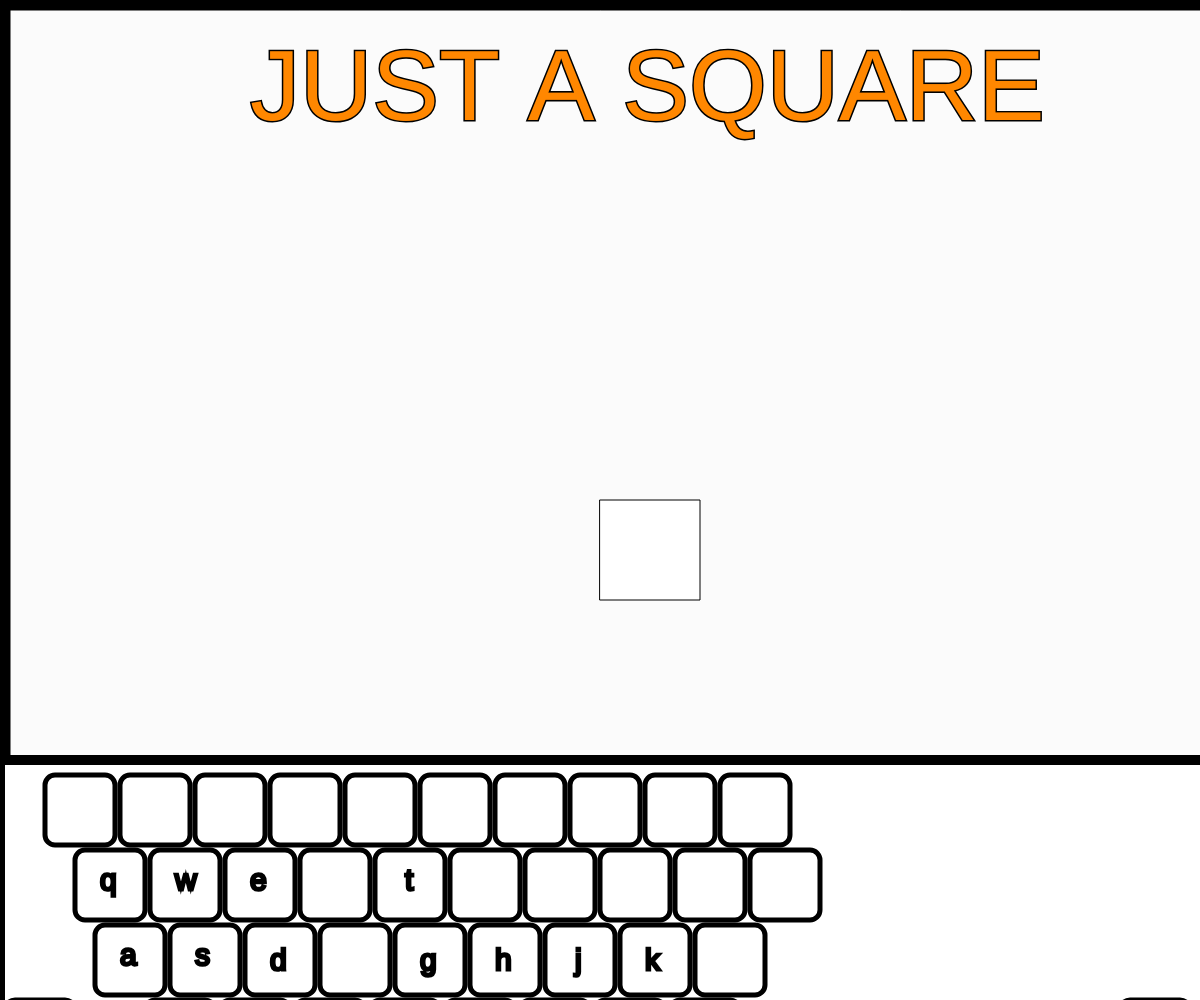
Frame 1 (no input)
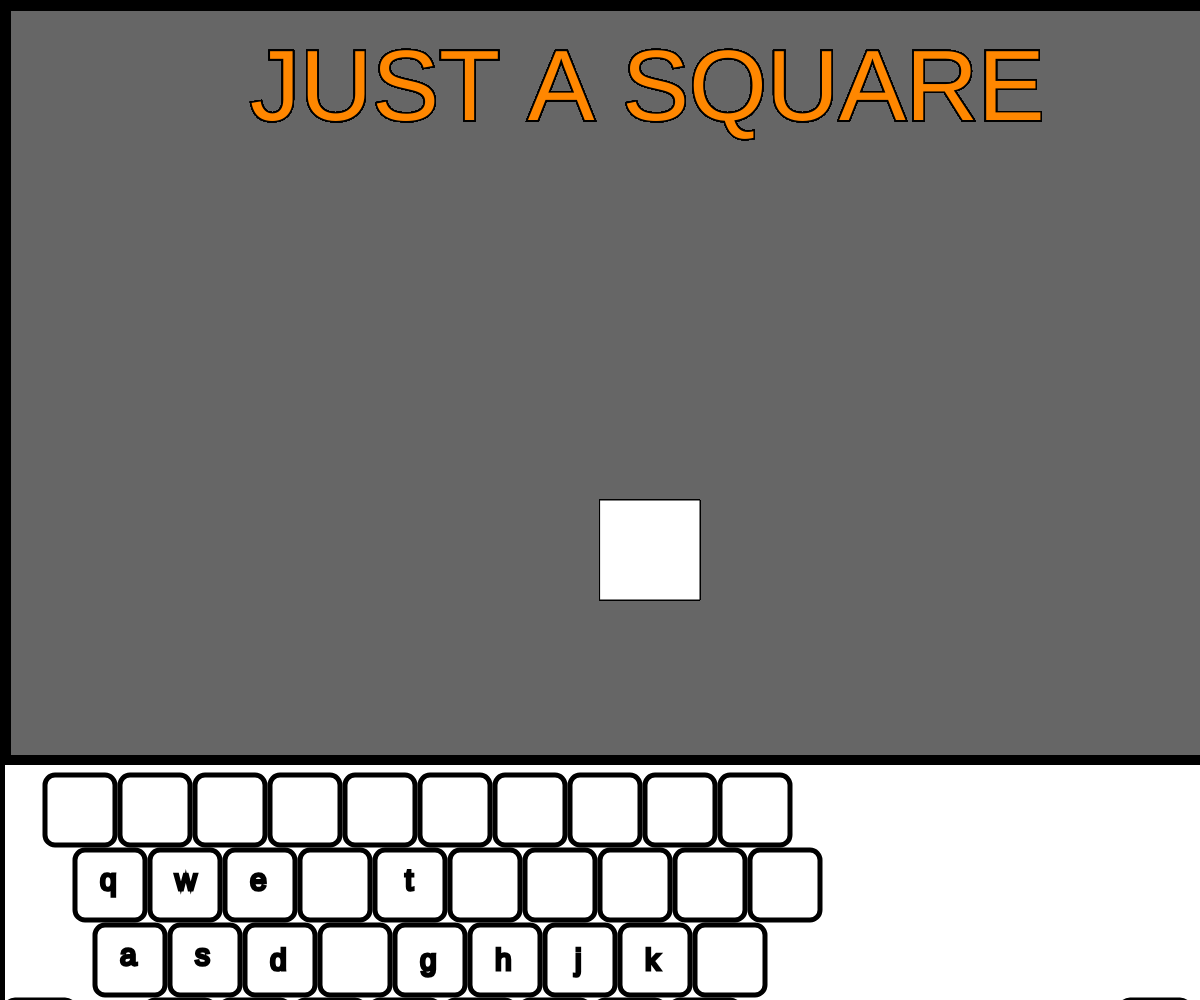
Frame 60 (no input)
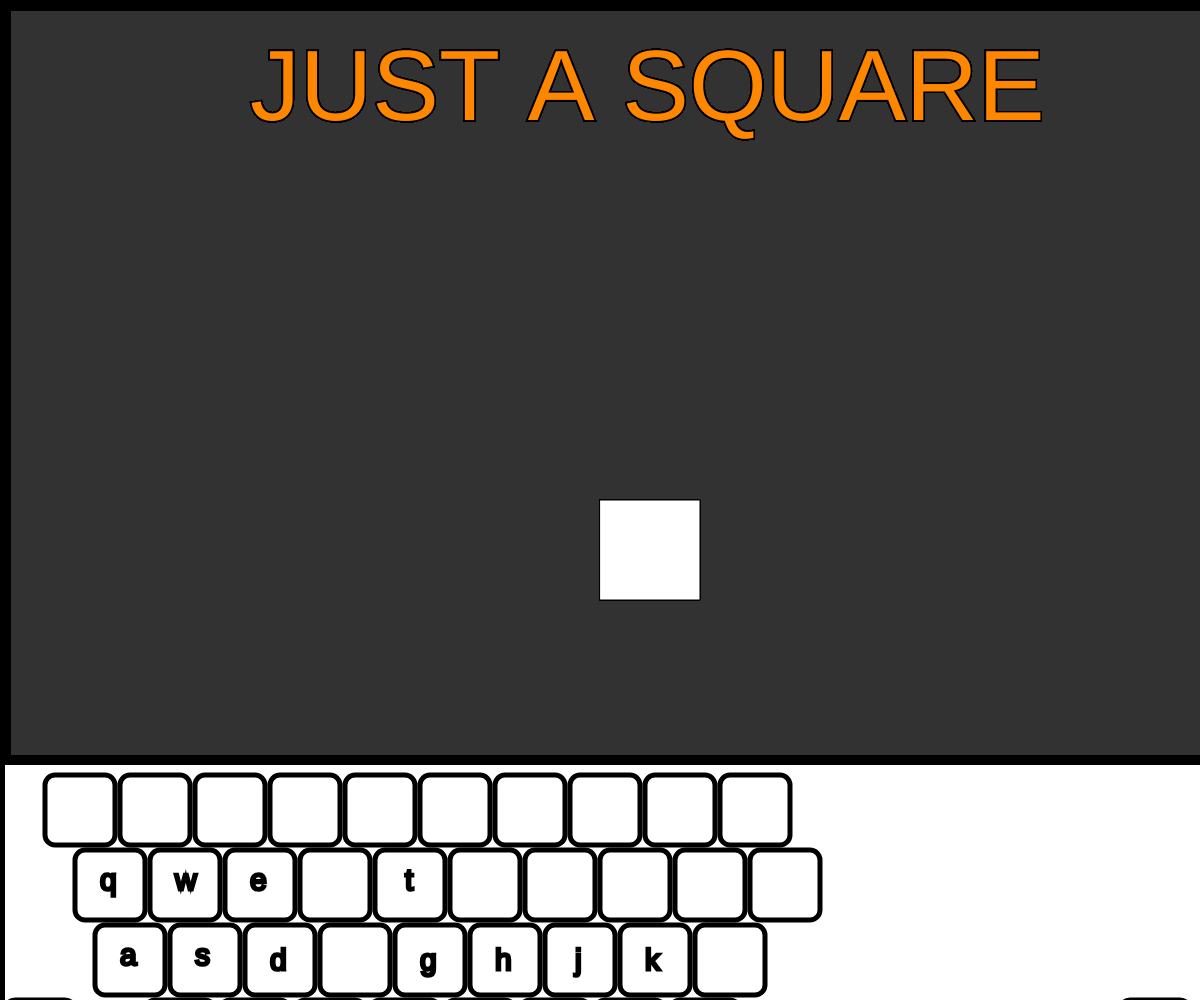
Frame 120 (the mouse pressed at the canvas centre since frame 60)

The p5.js sketch that drew these frames (run headless with seeded random() and noise() and a simulated clock; from frame 60 on, the mouse is pressed at the canvas centre):

// p5.js sketch
// ── sketch.js
let title = "JUST A SQUARE"
let squareX = 600
let squareY = 500
let squareS = 100
let speed = 2
let squareColor
let border = 1
let backgroundColor

//variables for square features to be altered

function setup() {
  createCanvas(windowWidth,windowHeight);
}

function draw() {
 backgroundColor = color(50,50,50,5);
  
  squareColor = color(255)
  
  if(keyIsPressed){
    if(key == '(blank space)'){
      square(squareX,squareY,squareS);
  }
    else if(key == 'w'){
      squareY = squareY - speed;
  }
    else if(key == 's'){
      squareY = squareY + speed;
  }
    else if(key == 'a'){
      squareX = squareX - speed;
  }
    else if(key == 'd'){
      squareX = squareX + speed;
  }
    else if(key == 'ArrowUp'){
      squareS = squareS + 1
    }
    else if(key == 'ArrowDown'){
      squareS = squareS - 1
    }
    else if(key == 'r'){
      squareColor = color(225,0,0);
    }
    else if(key == 'e'){
      border = border +1;
    }
    else if(key == 'q'){
      border = border - 1;
    }
    else if(key == 't'){
      backgroundColor = color(255)
    }
    
  
   
    
//keys determine all the interactable keys available that do different things
  
}

background(backgroundColor)
     head()
  keyBoard()
  
push()
stroke(0)
strokeWeight(border)
square(squareX,squareY,squareS)
pop()
}

function head(){
  push()
  fill(255,135,0)
  strokeWeight(3)
  stroke(0)
  textSize(100)
  text(title,250,120)
  pop()
}

function keyBoard(){
  push()
  
  fill(0)
  rect(0,0,10,1000)
  rect(0,0,1400,10)
  rect(1395,0,10,1000)
  
  fill(255)
  stroke(0)
  strokeWeight(10)
  rect(0,760,1400,400)
  
  fill(255)
  stroke(0)
  strokeWeight(5)
  
  
  
  
  //row 1
  // 1-0
  
   square(45,775,70,10)
   square(120,775,70,10)
   square(195,775,70,10)
   square(270,775,70,10)  
   square(345,775,70,10)
   square(420,775,70,10)
   square(495,775,70,10)
   square(570,775,70,10)
   square(645,775,70,10)
   square(720,775,70,10)
  
  //row 2
  
  //q-p
   square(75,850,70,10)
   square(150,850,70,10)
   square(225,850,70,10)
   square(300,850,70,10)
   square(375,850,70,10)
   square(450,850,70,10)
   square(525,850,70,10)
   square(600,850,70,10)
   square(675,850,70,10)
   square(750,850,70,10)
  
  //shift
  square(5,1000,70,10)
  
  //row 3
  
  //a-l
  square(95,925,70,10)
  square(170,925,70,10)
  square(245,925,70,10)
  square(320,925,70,10)
  square(395,925,70,10)
  square(470,925,70,10)
  square(545,925,70,10)
  square(620,925,70,10)
  square(695,925,70,10)
  
  //row 4
  
  //z-m
  square(145,1000,70,10)
  square(220,1000,70,10)
  square(295,1000,70,10)
  square(370,1000,70,10)
  square(445,1000,70,10)
  square(520,1000,70,10)
  square(595,1000,70,10)
  square(670,1000,70,10)
  
  //arrow top
  square(1120,1000,70,10)
  
  //row 5
  //space bar
  rect(285,1075,500,70,10)
  
  //arrows
  square(1050,1075,70,10)
  square(1120,1075,70,10)
  square(1190,1075,70,10)
  
  pop()
  
  push()
  stroke(0)
  strokeWeight(3)
  textSize(30)
    text('w',175,890)
    text('s',195,965)
    text('a',120,965)
    text('d',270,970)
    text('e',250,890)
    text('q',100,890)
    text('U',1145,1050)
    text('D',1145,1120)
    text('t',405,890)
    text('g',420,970)
    text('h',495,970)
    text('j',575,970)
    text('k',645,970)
  pop()
}

function keyPressed(){
  if(key == 'g'){
    fill(200,0,50)
    square(squareX,squareY,200)
  }else if(key == 'h'){
    fill(0,50,200)
    circle(squareX,squareY,150)
  }else if(key == 'j'){
    fill(0,200,50)
    triangle(squareX+300,squareY+300,squareX+150,squareY+150,squareX-200,squareY-200)
  }else if(key == 'k'){
    fill(200,0,200)
    rect(squareX+20,squareY+20,400,300,20)
  }
}
